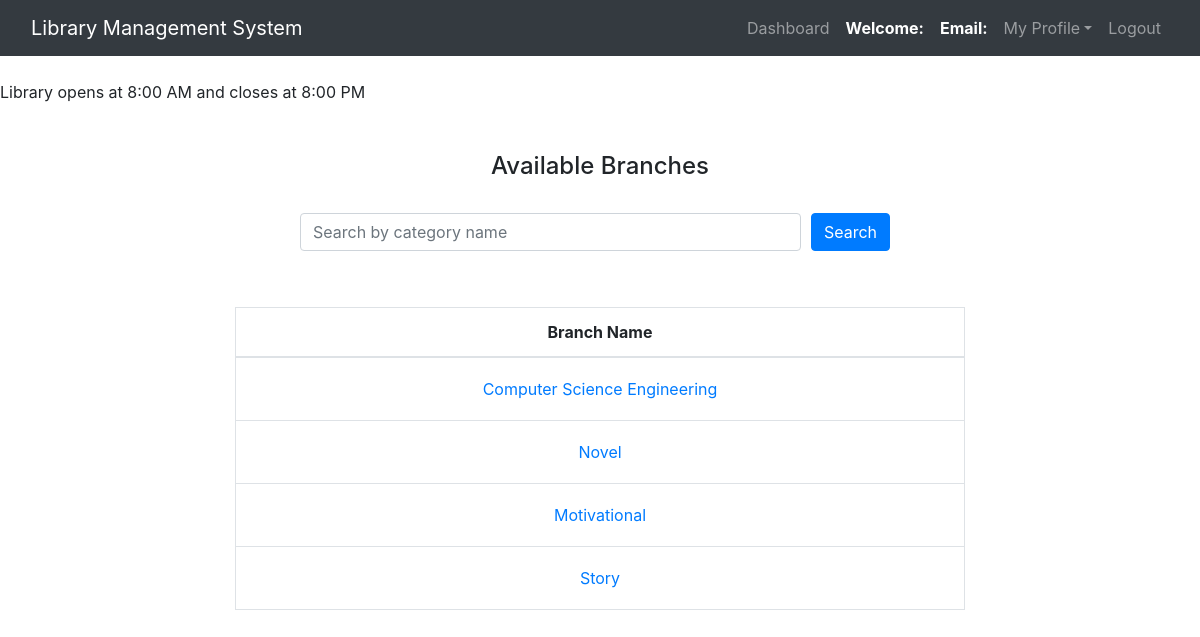
The page /Regcat.php on the database as committed earlier.
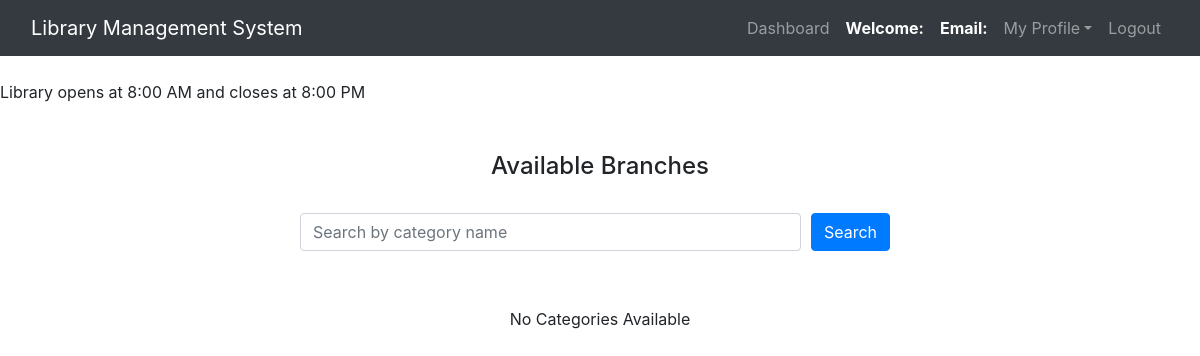
The same page on the database as committed later.
### tables this page shows
CREATE TABLE `category` (
  `cat_id` int(11) NOT NULL,
  `cat_name` varchar(100) NOT NULL
);

### Regcat.php (the view, shortened to what this page needs)
<?php
$connection = mysqli_connect("localhost", "root", "");
$searchPerformed = false;
$query = "SELECT * FROM category";
$query_run = mysqli_query($connection, $query);
$categoriesAvailable = mysqli_num_rows($query_run) > 0;
?>
<!DOCTYPE html>
<html>
<head>
    <link rel="stylesheet" href="https://maxcdn.bootstrapcdn.com/bootstrap/4.5.2/css/bootstrap.min.css">
</head>
<body>
    <nav class="navbar navbar-expand-lg navbar-dark bg-dark">
        <div class="container-fluid">
            <a class="navbar-brand" href="user_dashboard.php">Library Management System</a>
            <div class="collapse navbar-collapse" id="navbarNav">
                <ul class="navbar-nav ml-auto">
                    <li class="nav-item">
                        <a class="nav-link" href="user_dashboard.php">Dashboard</a>
                    </li>
                    <li class="nav-item">
                        <span class="nav-link text-white"><strong>Welcome: <?php echo $_SESSION['name'];?></strong></span>
                    </li>
                    <li class="nav-item">
                        <span class="nav-link text-white"><strong>Email: <?php echo $_SESSION['email'];?></strong></span>
                    </li>
                    <li class="nav-item dropdown">
                        <a class="nav-link dropdown-toggle" href="#" id="navbarDropdown" role="button" data-toggle="dropdown" aria-haspopup="true" aria-expanded="false">My Profile</a>
                    </li>
                    <li class="nav-item">
                        <a class="nav-link" href="logout.php">Logout</a>
                    </li>
                </ul>
            </div>
        </div>
    </nav><br>
    <span><marquee>Library opens at 8:00 AM and closes at 8:00 PM</marquee></span><br><br>
    <center><h4>Available Branches</h4><br></center>
    <div class="container">
        <div class="d-flex justify-content-center">
            <form method="POST" class="form-inline my-2 my-lg-0 search-form">
                <div class="form-row w-100">
                    <div class="col">
                        <input type="text" name="search" class="form-control w-100" placeholder="Search by category name" value="<?php echo htmlspecialchars($_POST['search'] ?? ''); ?>">
                    </div>
                    <div class="col-auto">
                        <button type="submit" class="btn btn-primary mb-2">Search</button>
                    </div>
                </div>
            </form>
        </div>
        <br><br>
        <div class="row justify-content-center">
            <div class="col-md-8">
                <div class="table-responsive">
                    <?php if ($categoriesAvailable) { ?>
                        <table class="table table-bordered">
                            <thead>
                                <tr>
                                    <th>Branch Name</th>
                                </tr>
                            </thead>
                            <tbody>
                                <?php
                                while ($row = mysqli_fetch_assoc($query_run)) {
                                ?>
                                    <tr>
                                        <td>
                                            <form action="branch_books.php" method="POST" style="display: inline;">
                                                <button type="submit" class="btn btn-link text-decoration-none"><?php echo htmlspecialchars($row['cat_name']); ?></button>
                                            </form>
                                        </td>
                                    </tr>
                                <?php
                                }
                                ?>
                            </tbody>
                        </table>
                    <?php } else { ?>
                        <p class="text-center"><?php echo $searchPerformed ? 'No matching categories found.' : 'No Categories Available'; ?></p>
                    <?php } ?>
                </div>
            </div>
        </div>
    </div>
</body>
</html>

Rows that differ between the two databases and show on the page:
removed category: cat_name "Computer Science Engineering"
removed category: cat_name "Novel"
removed category: cat_name "Motivational"
removed category: cat_name "Story"
Other text that changed with them:
text no longer shown: "Branch Name"
text now shown: "No Categories Available"
